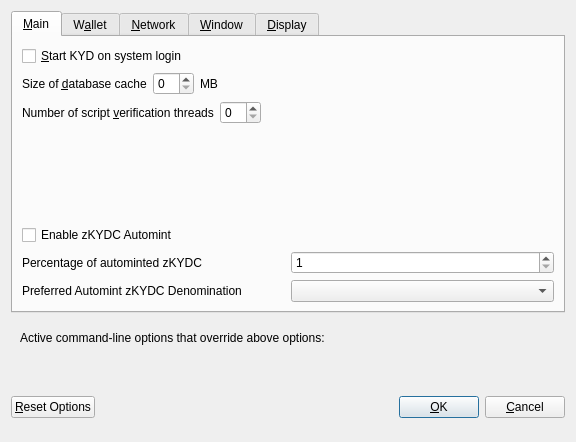
<?xml version="1.0" encoding="UTF-8"?>
<ui version="4.0">
 <class>OptionsDialog</class>
 <widget class="QDialog" name="OptionsDialog">
  <property name="geometry">
   <rect>
    <x>0</x>
    <y>0</y>
    <width>576</width>
    <height>442</height>
   </rect>
  </property>
  <property name="windowTitle">
   <string>Options</string>
  </property>
  <property name="modal">
   <bool>true</bool>
  </property>
  <layout class="QVBoxLayout" name="verticalLayout">
   <item>
    <widget class="QTabWidget" name="tabWidget">
     <property name="currentIndex">
      <number>0</number>
     </property>
     <widget class="QWidget" name="tabMain">
      <attribute name="title">
       <string>&amp;Main</string>
      </attribute>
      <layout class="QVBoxLayout" name="verticalLayout_Main">
       <item>
        <widget class="QCheckBox" name="bitcoinAtStartup">
         <property name="toolTip">
          <string>Automatically start KYD after logging in to the system.</string>
         </property>
         <property name="text">
          <string>&amp;Start KYD on system login</string>
         </property>
        </widget>
       </item>
       <item>
        <layout class="QHBoxLayout" name="horizontalLayout_2_Main">
         <item>
          <widget class="QLabel" name="databaseCacheLabel">
           <property name="text">
            <string>Size of &amp;database cache</string>
           </property>
           <property name="textFormat">
            <enum>Qt::PlainText</enum>
           </property>
           <property name="buddy">
            <cstring>databaseCache</cstring>
           </property>
          </widget>
         </item>
         <item>
          <widget class="QSpinBox" name="databaseCache"/>
         </item>
         <item>
          <widget class="QLabel" name="databaseCacheUnitLabel">
           <property name="text">
            <string>MB</string>
           </property>
           <property name="textFormat">
            <enum>Qt::PlainText</enum>
           </property>
          </widget>
         </item>
         <item>
          <spacer name="horizontalSpacer_2_Main">
           <property name="orientation">
            <enum>Qt::Horizontal</enum>
           </property>
           <property name="sizeHint" stdset="0">
            <size>
             <width>40</width>
             <height>20</height>
            </size>
           </property>
          </spacer>
         </item>
        </layout>
       </item>
       <item>
        <layout class="QHBoxLayout" name="horizontalLayout_3_Main">
         <item>
          <widget class="QLabel" name="threadsScriptVerifLabel">
           <property name="text">
            <string>Number of script &amp;verification threads</string>
           </property>
           <property name="textFormat">
            <enum>Qt::PlainText</enum>
           </property>
           <property name="buddy">
            <cstring>threadsScriptVerif</cstring>
           </property>
          </widget>
         </item>
         <item>
          <widget class="QSpinBox" name="threadsScriptVerif">
           <property name="toolTip">
            <string>(0 = auto, &lt;0 = leave that many cores free)</string>
           </property>
          </widget>
         </item>
         <item>
          <spacer name="horizontalSpacer_3_Main">
           <property name="orientation">
            <enum>Qt::Horizontal</enum>
           </property>
           <property name="sizeHint" stdset="0">
            <size>
             <width>40</width>
             <height>20</height>
            </size>
           </property>
          </spacer>
         </item>
        </layout>
       </item>
       <item>
        <spacer name="verticalSpacer_2">
         <property name="orientation">
          <enum>Qt::Vertical</enum>
         </property>
         <property name="sizeHint" stdset="0">
          <size>
           <width>20</width>
           <height>40</height>
          </size>
         </property>
        </spacer>
       </item>
       <item>
        <widget class="QCheckBox" name="checkBoxZeromintEnable">
         <property name="toolTip">
          <string>Enable automatic minting of KYDC units to zKYDC</string>
         </property>
         <property name="layoutDirection">
          <enum>Qt::LeftToRight</enum>
         </property>
         <property name="text">
          <string>Enable zKYDC Automint</string>
         </property>
        </widget>
       </item>
       <item>
        <layout class="QHBoxLayout" name="horizontalLayout_3">
         <item>
          <widget class="QLabel" name="percentage_label">
           <property name="toolTip">
            <string>Percentage of incoming KYDC which get automatically converted to zKYDC via Zerocoin Protocol (min: 10%)</string>
           </property>
           <property name="text">
            <string>Percentage of autominted zKYDC</string>
           </property>
          </widget>
         </item>
         <item>
          <widget class="QSpinBox" name="zeromintPercentage">
           <property name="minimum">
            <number>1</number>
           </property>
           <property name="maximum">
            <number>100</number>
           </property>
          </widget>
         </item>
        </layout>
       </item>
       <item>
        <layout class="QHBoxLayout" name="horizontalLayout" stretch="0,0">
         <property name="sizeConstraint">
          <enum>QLayout::SetFixedSize</enum>
         </property>
         <item>
          <widget class="QLabel" name="labelPreferredDenom">
           <property name="maximumSize">
            <size>
             <width>16777215</width>
             <height>16777215</height>
            </size>
           </property>
           <property name="toolTip">
            <string>Wait with automatic conversion to Zerocoin until enough KYDC for this denomination is available</string>
           </property>
           <property name="text">
            <string>Preferred Automint zKYDC Denomination</string>
           </property>
          </widget>
         </item>
         <item>
          <widget class="QComboBox" name="preferredDenom">
           <property name="maximumSize">
            <size>
             <width>16777215</width>
             <height>27</height>
            </size>
           </property>
           <property name="toolTip">
            <string>Wait with automatic conversion to Zerocoin until enough KYDC for this denomination is available</string>
           </property>
           <property name="maxVisibleItems">
            <number>9</number>
           </property>
           <property name="maxCount">
            <number>9</number>
           </property>
          </widget>
         </item>
        </layout>
       </item>
      </layout>
     </widget>
     <widget class="QWidget" name="tabWallet">
      <attribute name="title">
       <string>W&amp;allet</string>
      </attribute>
      <layout class="QVBoxLayout" name="verticalLayout_Wallet">
       <item>
        <layout class="QHBoxLayout" name="horizontalLayout_2_Wallet">
         <item>
          <widget class="QLabel" name="labelStakeSplitThresholdText">
           <property name="text">
            <string>Stake split threshold:</string>
           </property>
          </widget>
         </item>
         <item>
          <widget class="QSpinBox" name="spinBoxStakeSplitThreshold">
           <property name="minimum">
            <number>1</number>
           </property>
           <property name="maximum">
            <number>999999</number>
           </property>
          </widget>
         </item>
        </layout>
       </item>
       <item>
        <widget class="QGroupBox" name="groupBox">
         <property name="title">
          <string>Expert</string>
         </property>
         <layout class="QVBoxLayout" name="verticalLayout_2">
          <item>
           <widget class="QCheckBox" name="coinControlFeatures">
            <property name="toolTip">
             <string>Whether to show coin control features or not.</string>
            </property>
            <property name="text">
             <string>Enable coin &amp;control features</string>
            </property>
           </widget>
          </item>
          <item>
           <widget class="QCheckBox" name="showMasternodesTab">
            <property name="toolTip">
             <string>Show additional tab listing all your masternodes in first sub-tab&lt;br/&gt;and all masternodes on the network in second sub-tab.</string>
            </property>
            <property name="text">
             <string>Show Masternodes Tab</string>
            </property>
           </widget>
          </item>
          <item>
           <widget class="QCheckBox" name="spendZeroConfChange">
            <property name="toolTip">
             <string>If you disable the spending of unconfirmed change, the change from a transaction&lt;br/&gt;cannot be used until that transaction has at least one confirmation.&lt;br/&gt;This also affects how your balance is computed.</string>
            </property>
            <property name="text">
             <string>&amp;Spend unconfirmed change</string>
            </property>
           </widget>
          </item>
         </layout>
        </widget>
       </item>
       <item>
        <spacer name="verticalSpacer_Wallet">
         <property name="orientation">
          <enum>Qt::Vertical</enum>
         </property>
         <property name="sizeHint" stdset="0">
          <size>
           <width>20</width>
           <height>40</height>
          </size>
         </property>
        </spacer>
       </item>
      </layout>
     </widget>
     <widget class="QWidget" name="tabNetwork">
      <attribute name="title">
       <string>&amp;Network</string>
      </attribute>
      <layout class="QVBoxLayout" name="verticalLayout_Network">
       <item>
        <widget class="QCheckBox" name="mapPortUpnp">
         <property name="toolTip">
          <string>Automatically open the KYD client port on the router. This only works when your router supports UPnP and it is enabled.</string>
         </property>
         <property name="text">
          <string>Map port using &amp;UPnP</string>
         </property>
        </widget>
       </item>
       <item>
        <widget class="QCheckBox" name="allowIncoming">
         <property name="toolTip">
          <string>Accept connections from outside</string>
         </property>
         <property name="text">
          <string>Allow incoming connections</string>
         </property>
        </widget>
       </item>
       <item>
        <widget class="QCheckBox" name="connectSocks">
         <property name="toolTip">
          <string>Connect to the KYD network through a SOCKS5 proxy.</string>
         </property>
         <property name="text">
          <string>&amp;Connect through SOCKS5 proxy (default proxy):</string>
         </property>
        </widget>
       </item>
       <item>
        <layout class="QHBoxLayout" name="horizontalLayout_1_Network">
         <item>
          <widget class="QLabel" name="proxyIpLabel">
           <property name="text">
            <string>Proxy &amp;IP:</string>
           </property>
           <property name="textFormat">
            <enum>Qt::PlainText</enum>
           </property>
           <property name="buddy">
            <cstring>proxyIp</cstring>
           </property>
          </widget>
         </item>
         <item>
          <widget class="QValidatedLineEdit" name="proxyIp">
           <property name="minimumSize">
            <size>
             <width>140</width>
             <height>0</height>
            </size>
           </property>
           <property name="maximumSize">
            <size>
             <width>140</width>
             <height>16777215</height>
            </size>
           </property>
           <property name="toolTip">
            <string>IP address of the proxy (e.g. IPv4: 127.0.0.1 / IPv6: ::1)</string>
           </property>
          </widget>
         </item>
         <item>
          <widget class="QLabel" name="proxyPortLabel">
           <property name="text">
            <string>&amp;Port:</string>
           </property>
           <property name="textFormat">
            <enum>Qt::PlainText</enum>
           </property>
           <property name="buddy">
            <cstring>proxyPort</cstring>
           </property>
          </widget>
         </item>
         <item>
          <widget class="QLineEdit" name="proxyPort">
           <property name="minimumSize">
            <size>
             <width>55</width>
             <height>0</height>
            </size>
           </property>
           <property name="maximumSize">
            <size>
             <width>55</width>
             <height>16777215</height>
            </size>
           </property>
           <property name="toolTip">
            <string>Port of the proxy (e.g. 9050)</string>
           </property>
          </widget>
         </item>
         <item>
          <spacer name="horizontalSpacer_1_Network">
           <property name="orientation">
            <enum>Qt::Horizontal</enum>
           </property>
           <property name="sizeHint" stdset="0">
            <size>
             <width>40</width>
             <height>20</height>
            </size>
           </property>
          </spacer>
         </item>
        </layout>
       </item>
       <item>
        <spacer name="verticalSpacer_Network">
         <property name="orientation">
          <enum>Qt::Vertical</enum>
         </property>
         <property name="sizeHint" stdset="0">
          <size>
           <width>20</width>
           <height>40</height>
          </size>
         </property>
        </spacer>
       </item>
      </layout>
     </widget>
     <widget class="QWidget" name="tabWindow">
      <attribute name="title">
       <string>&amp;Window</string>
      </attribute>
      <layout class="QVBoxLayout" name="verticalLayout_Window">
       <item>
        <widget class="QCheckBox" name="minimizeToTray">
         <property name="toolTip">
          <string>Show only a tray icon after minimizing the window.</string>
         </property>
         <property name="text">
          <string>&amp;Minimize to the tray instead of the taskbar</string>
         </property>
        </widget>
       </item>
       <item>
        <widget class="QCheckBox" name="minimizeOnClose">
         <property name="toolTip">
          <string>Minimize instead of exit the application when the window is closed. When this option is enabled, the application will be closed only after selecting Quit in the menu.</string>
         </property>
         <property name="text">
          <string>M&amp;inimize on close</string>
         </property>
        </widget>
       </item>
       <item>
        <spacer name="verticalSpacer_Window">
         <property name="orientation">
          <enum>Qt::Vertical</enum>
         </property>
         <property name="sizeHint" stdset="0">
          <size>
           <width>20</width>
           <height>40</height>
          </size>
         </property>
        </spacer>
       </item>
      </layout>
     </widget>
     <widget class="QWidget" name="tabDisplay">
      <attribute name="title">
       <string>&amp;Display</string>
      </attribute>
      <layout class="QVBoxLayout" name="verticalLayout_Display">
       <item>
        <layout class="QHBoxLayout" name="horizontalLayout_1_Display">
         <item>
          <widget class="QLabel" name="langLabel">
           <property name="text">
            <string>User Interface &amp;language:</string>
           </property>
           <property name="textFormat">
            <enum>Qt::PlainText</enum>
           </property>
           <property name="buddy">
            <cstring>lang</cstring>
           </property>
          </widget>
         </item>
         <item>
          <widget class="QValueComboBox" name="lang">
           <property name="toolTip">
            <string>The user interface language can be set here. This setting will take effect after restarting KYD.</string>
           </property>
          </widget>
         </item>
        </layout>
       </item>
       <item>
        <widget class="QLabel" name="label_3">
         <property name="toolTip">
          <string notr="true"/>
         </property>
         <property name="statusTip">
          <string notr="true"/>
         </property>
         <property name="whatsThis">
          <string notr="true"/>
         </property>
         <property name="accessibleName">
          <string notr="true"/>
         </property>
         <property name="text">
          <string>Language missing or translation incomplete? Help contributing translations here:
https://www.transifex.com/kyd-project/kyd-project-translations</string>
         </property>
         <property name="wordWrap">
          <bool>true</bool>
         </property>
         <property name="openExternalLinks">
          <bool>true</bool>
         </property>
         <property name="textInteractionFlags">
          <set>Qt::TextBrowserInteraction</set>
         </property>
        </widget>
       </item>
       <item>
        <layout class="QHBoxLayout" name="horizontalLayout_4_Display" stretch="0,0">
         <item>
          <widget class="QLabel" name="themeLabel">
           <property name="text">
            <string>User Interface Theme:</string>
           </property>
          </widget>
         </item>
         <item>
          <widget class="QValueComboBox" name="theme"/>
         </item>
        </layout>
       </item>
       <item>
        <widget class="Line" name="line">
         <property name="orientation">
          <enum>Qt::Horizontal</enum>
         </property>
        </widget>
       </item>
       <item>
        <layout class="QHBoxLayout" name="horizontalLayout_2_Display">
         <item>
          <widget class="QLabel" name="unitLabel">
           <property name="text">
            <string>&amp;Unit to show amounts in:</string>
           </property>
           <property name="textFormat">
            <enum>Qt::PlainText</enum>
           </property>
           <property name="buddy">
            <cstring>unit</cstring>
           </property>
          </widget>
         </item>
         <item>
          <widget class="QValueComboBox" name="unit">
           <property name="toolTip">
            <string>Choose the default subdivision unit to show in the interface and when sending coins.</string>
           </property>
          </widget>
         </item>
        </layout>
       </item>
       <item>
        <layout class="QHBoxLayout" name="horizontalLayout_5_Display">
         <item>
          <widget class="QLabel" name="digitsLabel">
           <property name="text">
            <string>Decimal digits</string>
           </property>
          </widget>
         </item>
         <item>
          <widget class="QValueComboBox" name="digits"/>
         </item>
        </layout>
       </item>
       <item>
        <widget class="QCheckBox" name="checkBoxHideZeroBalances">
         <property name="toolTip">
          <string>Hide empty balances</string>
         </property>
         <property name="layoutDirection">
          <enum>Qt::LeftToRight</enum>
         </property>
         <property name="text">
          <string>Hide empty balances</string>
         </property>
        </widget>
       </item>
       <item>
        <layout class="QHBoxLayout" name="horizontalLayout_3_Display">
         <item>
          <widget class="QLabel" name="thirdPartyTxUrlsLabel">
           <property name="toolTip">
            <string>Third party URLs (e.g. a block explorer) that appear in the transactions tab as context menu items. %s in the URL is replaced by transaction hash. Multiple URLs are separated by vertical bar |.</string>
           </property>
           <property name="text">
            <string>Third party transaction URLs</string>
           </property>
           <property name="buddy">
            <cstring>thirdPartyTxUrls</cstring>
           </property>
          </widget>
         </item>
         <item>
          <widget class="QLineEdit" name="thirdPartyTxUrls">
           <property name="toolTip">
            <string>Third party URLs (e.g. a block explorer) that appear in the transactions tab as context menu items. %s in the URL is replaced by transaction hash. Multiple URLs are separated by vertical bar |.</string>
           </property>
          </widget>
         </item>
        </layout>
       </item>
       <item>
        <spacer name="verticalSpacer">
         <property name="orientation">
          <enum>Qt::Vertical</enum>
         </property>
         <property name="sizeHint" stdset="0">
          <size>
           <width>20</width>
           <height>40</height>
          </size>
         </property>
        </spacer>
       </item>
      </layout>
     </widget>
    </widget>
   </item>
   <item>
    <widget class="QFrame" name="frame">
     <layout class="QVBoxLayout" name="verticalLayout_Bottom">
      <item>
       <layout class="QHBoxLayout" name="horizontalLayout_Bottom">
        <item>
         <widget class="QLabel" name="overriddenByCommandLineInfoLabel">
          <property name="text">
           <string>Active command-line options that override above options:</string>
          </property>
          <property name="textFormat">
           <enum>Qt::PlainText</enum>
          </property>
         </widget>
        </item>
        <item>
         <spacer name="horizontalSpacer_Bottom">
          <property name="orientation">
           <enum>Qt::Horizontal</enum>
          </property>
          <property name="sizeHint" stdset="0">
           <size>
            <width>40</width>
            <height>20</height>
           </size>
          </property>
         </spacer>
        </item>
       </layout>
      </item>
      <item>
       <widget class="QLabel" name="overriddenByCommandLineLabel">
        <property name="text">
         <string/>
        </property>
        <property name="textFormat">
         <enum>Qt::PlainText</enum>
        </property>
        <property name="wordWrap">
         <bool>true</bool>
        </property>
       </widget>
      </item>
     </layout>
    </widget>
   </item>
   <item>
    <layout class="QHBoxLayout" name="horizontalLayout_Buttons">
     <item>
      <widget class="QPushButton" name="resetButton">
       <property name="toolTip">
        <string>Reset all client options to default.</string>
       </property>
       <property name="text">
        <string>&amp;Reset Options</string>
       </property>
       <property name="autoDefault">
        <bool>false</bool>
       </property>
      </widget>
     </item>
     <item>
      <spacer name="horizontalSpacer_1">
       <property name="orientation">
        <enum>Qt::Horizontal</enum>
       </property>
       <property name="sizeHint" stdset="0">
        <size>
         <width>40</width>
         <height>48</height>
        </size>
       </property>
      </spacer>
     </item>
     <item>
      <widget class="QLabel" name="statusLabel">
       <property name="minimumSize">
        <size>
         <width>200</width>
         <height>0</height>
        </size>
       </property>
       <property name="font">
        <font>
         <weight>75</weight>
         <bold>true</bold>
        </font>
       </property>
       <property name="text">
        <string/>
       </property>
       <property name="textFormat">
        <enum>Qt::PlainText</enum>
       </property>
       <property name="wordWrap">
        <bool>true</bool>
       </property>
      </widget>
     </item>
     <item>
      <spacer name="horizontalSpacer_2">
       <property name="orientation">
        <enum>Qt::Horizontal</enum>
       </property>
       <property name="sizeHint" stdset="0">
        <size>
         <width>40</width>
         <height>48</height>
        </size>
       </property>
      </spacer>
     </item>
     <item>
      <widget class="QPushButton" name="okButton">
       <property name="text">
        <string>&amp;OK</string>
       </property>
       <property name="autoDefault">
        <bool>false</bool>
       </property>
       <property name="default">
        <bool>true</bool>
       </property>
      </widget>
     </item>
     <item>
      <widget class="QPushButton" name="cancelButton">
       <property name="text">
        <string>&amp;Cancel</string>
       </property>
       <property name="autoDefault">
        <bool>false</bool>
       </property>
      </widget>
     </item>
    </layout>
   </item>
  </layout>
 </widget>
 <customwidgets>
  <customwidget>
   <class>QValidatedLineEdit</class>
   <extends>QLineEdit</extends>
   <header>qvalidatedlineedit.h</header>
  </customwidget>
  <customwidget>
   <class>QValueComboBox</class>
   <extends>QComboBox</extends>
   <header>qvaluecombobox.h</header>
  </customwidget>
 </customwidgets>
 <resources/>
 <connections/>
</ui>
